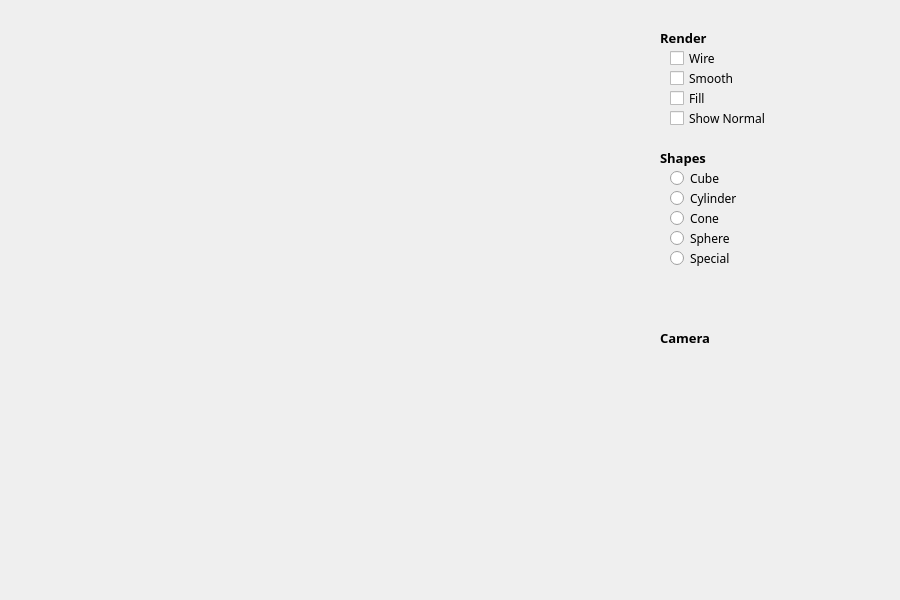
<?xml version="1.0" encoding="UTF-8"?>
<ui version="4.0">
 <class>MainWindow</class>
 <widget class="QMainWindow" name="MainWindow">
  <property name="geometry">
   <rect>
    <x>0</x>
    <y>0</y>
    <width>900</width>
    <height>600</height>
   </rect>
  </property>
  <property name="minimumSize">
   <size>
    <width>900</width>
    <height>600</height>
   </size>
  </property>
  <property name="maximumSize">
   <size>
    <width>900</width>
    <height>600</height>
   </size>
  </property>
  <property name="windowTitle">
   <string>CG-Project</string>
  </property>
  <widget class="QWidget" name="centralwidget">
   <widget class="QWidget" name="verticalLayoutWidget">
    <property name="geometry">
     <rect>
      <x>20</x>
      <y>40</y>
      <width>601</width>
      <height>531</height>
     </rect>
    </property>
    <layout class="QVBoxLayout" name="openGL_Window"/>
   </widget>
   <widget class="QLabel" name="label">
    <property name="geometry">
     <rect>
      <x>660</x>
      <y>30</y>
      <width>61</width>
      <height>16</height>
     </rect>
    </property>
    <property name="font">
     <font>
      <family>Montserrat</family>
      <pointsize>10</pointsize>
      <weight>75</weight>
      <bold>true</bold>
     </font>
    </property>
    <property name="text">
     <string>Render</string>
    </property>
   </widget>
   <widget class="QCheckBox" name="checkBox">
    <property name="geometry">
     <rect>
      <x>670</x>
      <y>50</y>
      <width>70</width>
      <height>17</height>
     </rect>
    </property>
    <property name="font">
     <font>
      <family>Montserrat</family>
      <pointsize>9</pointsize>
      <weight>50</weight>
      <bold>false</bold>
     </font>
    </property>
    <property name="text">
     <string>Wire</string>
    </property>
   </widget>
   <widget class="QCheckBox" name="checkBox_2">
    <property name="geometry">
     <rect>
      <x>670</x>
      <y>70</y>
      <width>70</width>
      <height>17</height>
     </rect>
    </property>
    <property name="font">
     <font>
      <family>Montserrat</family>
      <pointsize>9</pointsize>
      <weight>50</weight>
      <bold>false</bold>
     </font>
    </property>
    <property name="text">
     <string>Smooth</string>
    </property>
   </widget>
   <widget class="QCheckBox" name="checkBox_3">
    <property name="geometry">
     <rect>
      <x>670</x>
      <y>90</y>
      <width>70</width>
      <height>17</height>
     </rect>
    </property>
    <property name="font">
     <font>
      <family>Montserrat</family>
      <pointsize>9</pointsize>
      <weight>50</weight>
      <bold>false</bold>
     </font>
    </property>
    <property name="text">
     <string>Fill</string>
    </property>
   </widget>
   <widget class="QCheckBox" name="checkBox_4">
    <property name="geometry">
     <rect>
      <x>670</x>
      <y>110</y>
      <width>111</width>
      <height>17</height>
     </rect>
    </property>
    <property name="font">
     <font>
      <family>Montserrat</family>
      <pointsize>9</pointsize>
      <weight>50</weight>
      <bold>false</bold>
     </font>
    </property>
    <property name="text">
     <string>Show Normal</string>
    </property>
   </widget>
   <widget class="QLabel" name="label_2">
    <property name="geometry">
     <rect>
      <x>660</x>
      <y>150</y>
      <width>61</width>
      <height>16</height>
     </rect>
    </property>
    <property name="font">
     <font>
      <family>Montserrat</family>
      <pointsize>10</pointsize>
      <weight>75</weight>
      <bold>true</bold>
     </font>
    </property>
    <property name="text">
     <string>Shapes</string>
    </property>
   </widget>
   <widget class="QRadioButton" name="rbtn_cube">
    <property name="geometry">
     <rect>
      <x>670</x>
      <y>170</y>
      <width>82</width>
      <height>17</height>
     </rect>
    </property>
    <property name="font">
     <font>
      <family>Montserrat</family>
      <pointsize>9</pointsize>
     </font>
    </property>
    <property name="text">
     <string>Cube</string>
    </property>
   </widget>
   <widget class="QRadioButton" name="radioButton_2">
    <property name="geometry">
     <rect>
      <x>670</x>
      <y>190</y>
      <width>82</width>
      <height>17</height>
     </rect>
    </property>
    <property name="font">
     <font>
      <family>Montserrat</family>
      <pointsize>9</pointsize>
     </font>
    </property>
    <property name="text">
     <string>Cylinder</string>
    </property>
   </widget>
   <widget class="QRadioButton" name="radioButton_3">
    <property name="geometry">
     <rect>
      <x>670</x>
      <y>210</y>
      <width>82</width>
      <height>17</height>
     </rect>
    </property>
    <property name="font">
     <font>
      <family>Montserrat</family>
      <pointsize>9</pointsize>
     </font>
    </property>
    <property name="text">
     <string>Cone</string>
    </property>
   </widget>
   <widget class="QRadioButton" name="radioButton_4">
    <property name="geometry">
     <rect>
      <x>670</x>
      <y>230</y>
      <width>82</width>
      <height>17</height>
     </rect>
    </property>
    <property name="font">
     <font>
      <family>Montserrat</family>
      <pointsize>9</pointsize>
     </font>
    </property>
    <property name="text">
     <string>Sphere</string>
    </property>
   </widget>
   <widget class="QRadioButton" name="radioButton_5">
    <property name="geometry">
     <rect>
      <x>670</x>
      <y>250</y>
      <width>82</width>
      <height>17</height>
     </rect>
    </property>
    <property name="font">
     <font>
      <family>Montserrat</family>
      <pointsize>9</pointsize>
     </font>
    </property>
    <property name="text">
     <string>Special</string>
    </property>
   </widget>
   <widget class="QLabel" name="label_3">
    <property name="geometry">
     <rect>
      <x>660</x>
      <y>330</y>
      <width>61</width>
      <height>16</height>
     </rect>
    </property>
    <property name="font">
     <font>
      <family>Montserrat</family>
      <pointsize>10</pointsize>
      <weight>75</weight>
      <bold>true</bold>
     </font>
    </property>
    <property name="text">
     <string>Camera</string>
    </property>
   </widget>
  </widget>
 </widget>
 <resources/>
 <connections/>
</ui>
